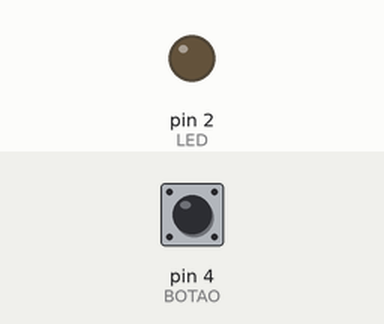
Simulated run of this sketch. Board: Arduino Uno, built with avr-gcc and run on an emulated ATmega328P. On the bench: output pins drawn as LEDs (lit = HIGH). The inputs (shaded band) are chosen by the test bench; at power-on: pin 4 (BOTAO) HIGH.

Above: at 1.2 s.
1.3 s: pin 4 (BOTAO) pulled LOW for 0.15 s
At 2.1 s:
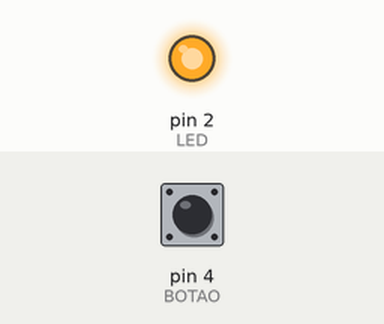
2.9 s: pin 4 (BOTAO) pulled LOW for 1 s
At 3.4 s:
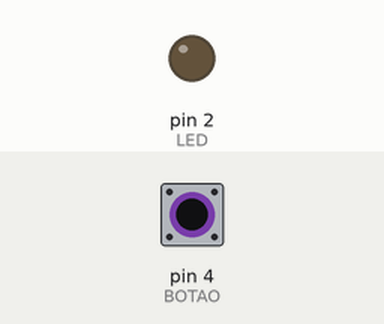
5.4 s: pin 4 (BOTAO) pulled LOW for 3.2 s
At 6.5 s:
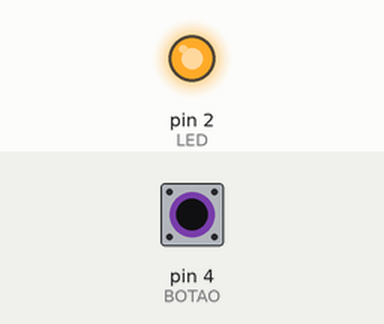
Timing chart, 0 to 8.4 s (numbered marks = the images above; inputs shaded):
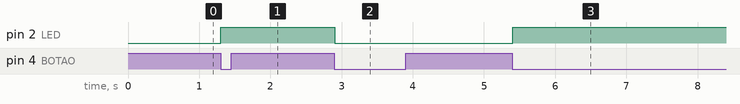

Measured:
- after the input at 1.3 s, pin 2 (LED): LOW → HIGH at once
- after the input at 2.9 s, pin 2 (LED): HIGH → LOW at once
- after the input at 5.4 s, pin 2 (LED): LOW → HIGH at once

The sketch:

q3a-circuito3A.ino
```cpp
// Questão 3A - CP5 Disruptive Architectures
// Autor: Paulo André Carminati - RM557881 - Turma 2TDSPZ

const int LED = 2;
const int BOTAO = 4;

bool ledLigado = false;
int ultimo = HIGH;

void setup() {
  pinMode(LED, OUTPUT);
  pinMode(BOTAO, INPUT_PULLUP); // usa o resistor interno do Arduino
  digitalWrite(LED, LOW);
}

void loop() {
  int atual = digitalRead(BOTAO);

  if (ultimo == HIGH && atual == LOW) {  // botão pressionado
    ledLigado = !ledLigado;              // inverte o estado do LED
    digitalWrite(LED, ledLigado ? HIGH : LOW);
    delay(1000);                         // tempo exigido no enunciado
  }

  ultimo = atual;
  delay(20); // debounce simples
}
```
